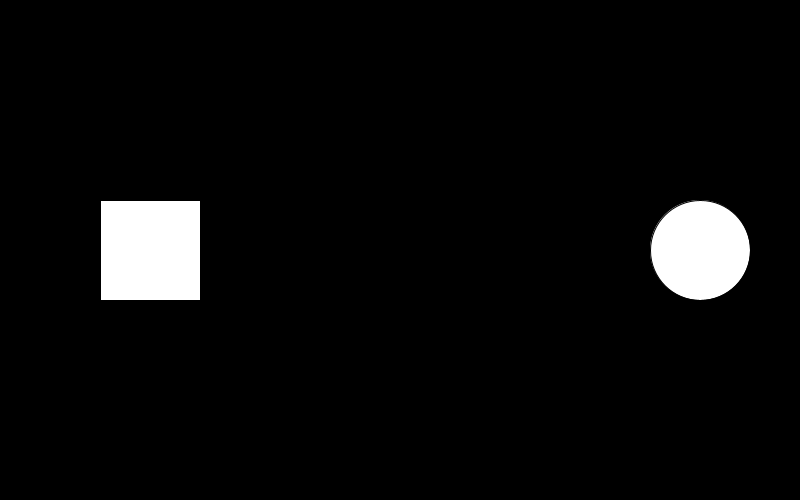
Frame 1 (no input)
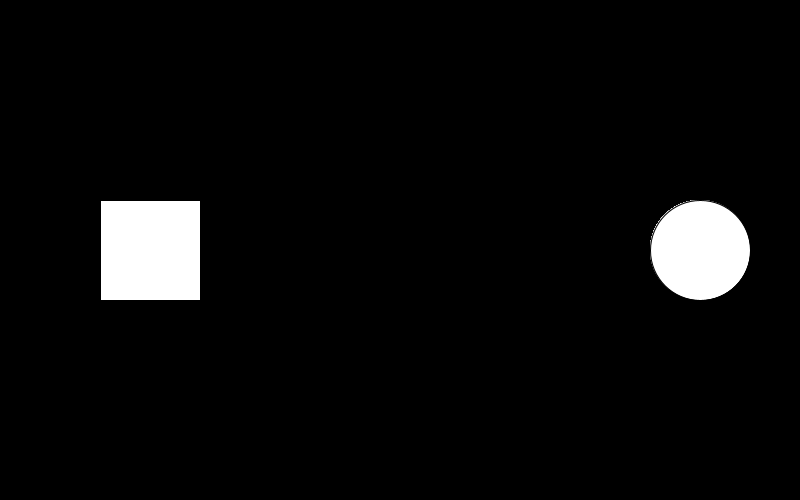
Frame 60 (the mouse pressed at the canvas centre just before this capture)
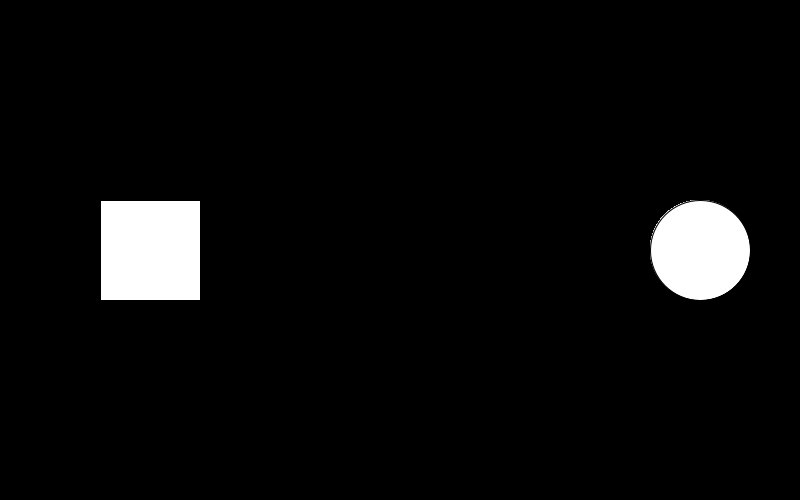
Frame 120 (the mouse held since frame 60 and released just before this capture)

The Processing sketch that drew these frames (run headless with seeded random() and noise(); from frame 60 on, the mouse is pressed at the canvas centre):

// Processing sketch: button_class
// ── button_class.pde
//80 points: Make one class that has the option for circular or square buttons in its constructor statement
//30 points: Have a button that's inactive until you press another button
//50 points: Have a button that launches some fireworks
//50 points: Have different "spaces" or "screens" with separate buttons for each one (repeatable)
//75 points: Make a button that doesn't activate until it is dragged to a certain location
//20 - ?? points: Make buttons that do cool effects (repeatable)
//10 - ?? points (per button): Cool Button Icons

Button button;


void setup(){
  size(800,500);
  background(0);
  button = new Button();
}

void draw(){
  
  button.circDisplay(100);
  button.squareDisplay(100);
  button.squareRollover(100);
  
  
}

// ── Button.pde
class Button {
  PVector circPos, squarePos;
  float circSize, squareSize;
  color circColor, squareColor;
  color circHighlight, squareHighlight;

  Button() {
    circPos = new PVector(width/2 +300, height/2);
    squarePos = new PVector(width/2-300, height/2-50);
    circColor = color(255);
    squareColor = color(255);
    circHighlight = color(100);
    squareHighlight = color(100);
  }

  void squareDisplay(float _squareSize) {
    rect(squarePos.x, squarePos.y, _squareSize, _squareSize);
  }

  void circDisplay(float _circSize) {
    ellipse(circPos.x, circPos.y, _circSize, _circSize);
  }

  void circRollover(){
    
  }
  
  void squareRollover(float _squareSize){
     if (mouseX > squarePos.x && 
    mouseX < squarePos.x + squareSize && 
    mouseY > squarePos.y && 
    mouseY< squarePos.y + squareSize) {
     fill(squareHighlight);
  } else {
    fill(squareColor);
  }
  rect(squarePos.x, squarePos.y, _squareSize, _squareSize);
  }
  
}

// ── Firework.pde
class Firework{
  
}
